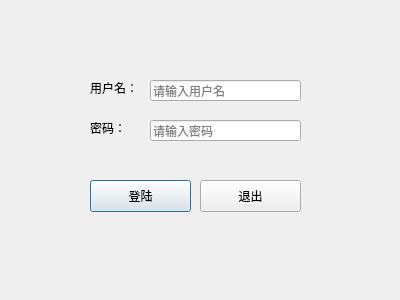
<?xml version="1.0" encoding="UTF-8"?>
<ui version="4.0">
 <class>loginDialog</class>
 <widget class="QDialog" name="loginDialog">
  <property name="geometry">
   <rect>
    <x>0</x>
    <y>0</y>
    <width>400</width>
    <height>300</height>
   </rect>
  </property>
  <property name="windowTitle">
   <string>Dialog</string>
  </property>
  <widget class="QPushButton" name="login_pushButton">
   <property name="geometry">
    <rect>
     <x>90</x>
     <y>180</y>
     <width>101</width>
     <height>32</height>
    </rect>
   </property>
   <property name="text">
    <string>登陆</string>
   </property>
  </widget>
  <widget class="QPushButton" name="logout_pushButton">
   <property name="geometry">
    <rect>
     <x>200</x>
     <y>180</y>
     <width>101</width>
     <height>32</height>
    </rect>
   </property>
   <property name="text">
    <string>退出</string>
   </property>
  </widget>
  <widget class="QLabel" name="username_label">
   <property name="geometry">
    <rect>
     <x>90</x>
     <y>80</y>
     <width>60</width>
     <height>16</height>
    </rect>
   </property>
   <property name="text">
    <string>用户名：</string>
   </property>
  </widget>
  <widget class="QLabel" name="password_label">
   <property name="geometry">
    <rect>
     <x>90</x>
     <y>120</y>
     <width>60</width>
     <height>16</height>
    </rect>
   </property>
   <property name="text">
    <string>密码：</string>
   </property>
  </widget>
  <widget class="QLineEdit" name="username_lineEdit">
   <property name="geometry">
    <rect>
     <x>150</x>
     <y>80</y>
     <width>151</width>
     <height>21</height>
    </rect>
   </property>
   <property name="placeholderText">
    <string>请输入用户名</string>
   </property>
  </widget>
  <widget class="QLineEdit" name="password_lineEdit">
   <property name="geometry">
    <rect>
     <x>150</x>
     <y>120</y>
     <width>151</width>
     <height>21</height>
    </rect>
   </property>
   <property name="echoMode">
    <enum>QLineEdit::Password</enum>
   </property>
   <property name="placeholderText">
    <string>请输入密码</string>
   </property>
  </widget>
 </widget>
 <resources/>
 <connections>
  <connection>
   <sender>logout_pushButton</sender>
   <signal>clicked()</signal>
   <receiver>loginDialog</receiver>
   <slot>close()</slot>
   <hints>
    <hint type="sourcelabel">
     <x>250</x>
     <y>195</y>
    </hint>
    <hint type="destinationlabel">
     <x>199</x>
     <y>149</y>
    </hint>
   </hints>
  </connection>
 </connections>
</ui>
